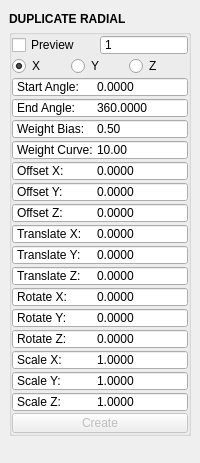
<?xml version="1.0" encoding="UTF-8"?>
<ui version="4.0">
 <class>QtUi</class>
 <widget class="QMainWindow" name="QtUi">
  <property name="geometry">
   <rect>
    <x>0</x>
    <y>0</y>
    <width>200</width>
    <height>463</height>
   </rect>
  </property>
  <property name="tabShape">
   <enum>QTabWidget::Triangular</enum>
  </property>
  <property name="dockNestingEnabled">
   <bool>true</bool>
  </property>
  <property name="dockOptions">
   <set>QMainWindow::AllowNestedDocks|QMainWindow::AllowTabbedDocks|QMainWindow::AnimatedDocks|QMainWindow::ForceTabbedDocks</set>
  </property>
  <property name="bnabled" stdset="0">
   <bool>true</bool>
  </property>
  <widget class="QWidget" name="central_widget">
   <property name="minimumSize">
    <size>
     <width>200</width>
     <height>0</height>
    </size>
   </property>
   <property name="palette">
    <palette>
     <active>
      <colorrole role="Highlight">
       <brush brushstyle="SolidPattern">
        <color alpha="255">
         <red>168</red>
         <green>152</green>
         <blue>250</blue>
        </color>
       </brush>
      </colorrole>
     </active>
     <inactive>
      <colorrole role="Highlight">
       <brush brushstyle="SolidPattern">
        <color alpha="255">
         <red>168</red>
         <green>152</green>
         <blue>250</blue>
        </color>
       </brush>
      </colorrole>
     </inactive>
     <disabled>
      <colorrole role="Highlight">
       <brush brushstyle="SolidPattern">
        <color alpha="255">
         <red>168</red>
         <green>152</green>
         <blue>250</blue>
        </color>
       </brush>
      </colorrole>
     </disabled>
    </palette>
   </property>
   <layout class="QVBoxLayout" name="verticalLayout_2">
    <item>
     <layout class="QVBoxLayout" name="verticalLayout">
      <property name="spacing">
       <number>0</number>
      </property>
      <item>
       <widget class="Header" name="header">
        <property name="minimumSize">
         <size>
          <width>0</width>
          <height>20</height>
         </size>
        </property>
        <property name="maximumSize">
         <size>
          <width>16777215</width>
          <height>20</height>
         </size>
        </property>
        <property name="font">
         <font>
          <weight>75</weight>
          <bold>true</bold>
         </font>
        </property>
        <property name="text">
         <string>DUPLICATE RADIAL</string>
        </property>
       </widget>
      </item>
      <item>
       <widget class="QGroupBox" name="radialArray">
        <property name="title">
         <string/>
        </property>
        <layout class="QGridLayout" name="gridLayout">
         <property name="leftMargin">
          <number>0</number>
         </property>
         <property name="topMargin">
          <number>0</number>
         </property>
         <property name="rightMargin">
          <number>0</number>
         </property>
         <property name="bottomMargin">
          <number>0</number>
         </property>
         <property name="horizontalSpacing">
          <number>0</number>
         </property>
         <property name="verticalSpacing">
          <number>1</number>
         </property>
         <item row="6" column="1" colspan="2">
          <widget class="DoubleSpinBox" name="s014">
           <property name="minimumSize">
            <size>
             <width>0</width>
             <height>20</height>
            </size>
           </property>
           <property name="maximumSize">
            <size>
             <width>999</width>
             <height>20</height>
            </size>
           </property>
           <property name="toolTip">
            <string>Duplicate: start angle</string>
           </property>
           <property name="buttonSymbols">
            <enum>QAbstractSpinBox::NoButtons</enum>
           </property>
           <property name="prefix">
            <string>End Angle:	</string>
           </property>
           <property name="decimals">
            <number>4</number>
           </property>
           <property name="minimum">
            <double>-9999.000000000000000</double>
           </property>
           <property name="maximum">
            <double>360.000000000000000</double>
           </property>
           <property name="value">
            <double>360.000000000000000</double>
           </property>
          </widget>
         </item>
         <item row="17" column="1" colspan="2">
          <widget class="DoubleSpinBox" name="s004">
           <property name="minimumSize">
            <size>
             <width>0</width>
             <height>20</height>
            </size>
           </property>
           <property name="maximumSize">
            <size>
             <width>16777215</width>
             <height>20</height>
            </size>
           </property>
           <property name="toolTip">
            <string>Duplicate: rotate Y amount</string>
           </property>
           <property name="buttonSymbols">
            <enum>QAbstractSpinBox::NoButtons</enum>
           </property>
           <property name="prefix">
            <string>Rotate Y:	</string>
           </property>
           <property name="decimals">
            <number>4</number>
           </property>
           <property name="minimum">
            <double>-999999999.000000000000000</double>
           </property>
           <property name="maximum">
            <double>999999999.000000000000000</double>
           </property>
           <property name="singleStep">
            <double>1.000000000000000</double>
           </property>
           <property name="value">
            <double>0.000000000000000</double>
           </property>
          </widget>
         </item>
         <item row="14" column="1" colspan="2">
          <widget class="DoubleSpinBox" name="s002">
           <property name="minimumSize">
            <size>
             <width>0</width>
             <height>20</height>
            </size>
           </property>
           <property name="maximumSize">
            <size>
             <width>16777215</width>
             <height>20</height>
            </size>
           </property>
           <property name="toolTip">
            <string>Duplicate: transform Z amount</string>
           </property>
           <property name="buttonSymbols">
            <enum>QAbstractSpinBox::NoButtons</enum>
           </property>
           <property name="prefix">
            <string>Translate Z:	</string>
           </property>
           <property name="decimals">
            <number>4</number>
           </property>
           <property name="minimum">
            <double>-9999.000000000000000</double>
           </property>
           <property name="maximum">
            <double>9999.000000000000000</double>
           </property>
           <property name="singleStep">
            <double>1.000000000000000</double>
           </property>
           <property name="value">
            <double>0.000000000000000</double>
           </property>
          </widget>
         </item>
         <item row="13" column="1" colspan="2">
          <widget class="DoubleSpinBox" name="s001">
           <property name="minimumSize">
            <size>
             <width>0</width>
             <height>20</height>
            </size>
           </property>
           <property name="maximumSize">
            <size>
             <width>16777215</width>
             <height>20</height>
            </size>
           </property>
           <property name="toolTip">
            <string>Duplicate: transform Y amount</string>
           </property>
           <property name="buttonSymbols">
            <enum>QAbstractSpinBox::NoButtons</enum>
           </property>
           <property name="prefix">
            <string>Translate Y:	</string>
           </property>
           <property name="decimals">
            <number>4</number>
           </property>
           <property name="minimum">
            <double>-9999.000000000000000</double>
           </property>
           <property name="maximum">
            <double>9999.000000000000000</double>
           </property>
           <property name="singleStep">
            <double>1.000000000000000</double>
           </property>
           <property name="value">
            <double>0.000000000000000</double>
           </property>
          </widget>
         </item>
         <item row="12" column="1" colspan="2">
          <widget class="DoubleSpinBox" name="s000">
           <property name="minimumSize">
            <size>
             <width>0</width>
             <height>20</height>
            </size>
           </property>
           <property name="maximumSize">
            <size>
             <width>16777215</width>
             <height>20</height>
            </size>
           </property>
           <property name="toolTip">
            <string>Duplicate: transform X amount</string>
           </property>
           <property name="buttonSymbols">
            <enum>QAbstractSpinBox::NoButtons</enum>
           </property>
           <property name="prefix">
            <string>Translate X:	</string>
           </property>
           <property name="decimals">
            <number>4</number>
           </property>
           <property name="minimum">
            <double>-9999.000000000000000</double>
           </property>
           <property name="maximum">
            <double>9999.000000000000000</double>
           </property>
           <property name="singleStep">
            <double>1.000000000000000</double>
           </property>
           <property name="value">
            <double>0.000000000000000</double>
           </property>
          </widget>
         </item>
         <item row="18" column="1" colspan="2">
          <widget class="DoubleSpinBox" name="s005">
           <property name="minimumSize">
            <size>
             <width>0</width>
             <height>20</height>
            </size>
           </property>
           <property name="maximumSize">
            <size>
             <width>16777215</width>
             <height>20</height>
            </size>
           </property>
           <property name="toolTip">
            <string>Duplicate: rotate Z amount</string>
           </property>
           <property name="buttonSymbols">
            <enum>QAbstractSpinBox::NoButtons</enum>
           </property>
           <property name="prefix">
            <string>Rotate Z:	</string>
           </property>
           <property name="decimals">
            <number>4</number>
           </property>
           <property name="minimum">
            <double>-999999999.000000000000000</double>
           </property>
           <property name="maximum">
            <double>999999999.000000000000000</double>
           </property>
           <property name="singleStep">
            <double>1.000000000000000</double>
           </property>
           <property name="value">
            <double>0.000000000000000</double>
           </property>
          </widget>
         </item>
         <item row="19" column="1" colspan="2">
          <widget class="DoubleSpinBox" name="s006">
           <property name="minimumSize">
            <size>
             <width>0</width>
             <height>20</height>
            </size>
           </property>
           <property name="maximumSize">
            <size>
             <width>16777215</width>
             <height>20</height>
            </size>
           </property>
           <property name="toolTip">
            <string>Duplicate: scale X amount</string>
           </property>
           <property name="buttonSymbols">
            <enum>QAbstractSpinBox::NoButtons</enum>
           </property>
           <property name="prefix">
            <string>Scale X:	</string>
           </property>
           <property name="decimals">
            <number>4</number>
           </property>
           <property name="minimum">
            <double>-999999999.000000000000000</double>
           </property>
           <property name="maximum">
            <double>999999999.000000000000000</double>
           </property>
           <property name="singleStep">
            <double>0.100000000000000</double>
           </property>
           <property name="value">
            <double>1.000000000000000</double>
           </property>
          </widget>
         </item>
         <item row="16" column="1" colspan="2">
          <widget class="DoubleSpinBox" name="s003">
           <property name="minimumSize">
            <size>
             <width>0</width>
             <height>20</height>
            </size>
           </property>
           <property name="maximumSize">
            <size>
             <width>16777215</width>
             <height>20</height>
            </size>
           </property>
           <property name="toolTip">
            <string>Duplicate: rotate X amount</string>
           </property>
           <property name="buttonSymbols">
            <enum>QAbstractSpinBox::NoButtons</enum>
           </property>
           <property name="prefix">
            <string>Rotate X:	</string>
           </property>
           <property name="decimals">
            <number>4</number>
           </property>
           <property name="minimum">
            <double>-999999999.000000000000000</double>
           </property>
           <property name="maximum">
            <double>999999999.000000000000000</double>
           </property>
           <property name="singleStep">
            <double>1.000000000000000</double>
           </property>
           <property name="value">
            <double>0.000000000000000</double>
           </property>
          </widget>
         </item>
         <item row="20" column="1" colspan="2">
          <widget class="DoubleSpinBox" name="s007">
           <property name="minimumSize">
            <size>
             <width>0</width>
             <height>20</height>
            </size>
           </property>
           <property name="maximumSize">
            <size>
             <width>16777215</width>
             <height>20</height>
            </size>
           </property>
           <property name="toolTip">
            <string>Duplicate: scale Y amount</string>
           </property>
           <property name="buttonSymbols">
            <enum>QAbstractSpinBox::NoButtons</enum>
           </property>
           <property name="prefix">
            <string>Scale Y:	</string>
           </property>
           <property name="decimals">
            <number>4</number>
           </property>
           <property name="minimum">
            <double>-999999999.000000000000000</double>
           </property>
           <property name="maximum">
            <double>999999999.000000000000000</double>
           </property>
           <property name="singleStep">
            <double>0.100000000000000</double>
           </property>
           <property name="value">
            <double>1.000000000000000</double>
           </property>
          </widget>
         </item>
         <item row="11" column="1" colspan="2">
          <widget class="DoubleSpinBox" name="s012">
           <property name="minimumSize">
            <size>
             <width>0</width>
             <height>20</height>
            </size>
           </property>
           <property name="maximumSize">
            <size>
             <width>16777215</width>
             <height>20</height>
            </size>
           </property>
           <property name="toolTip">
            <string>Duplicate: offset Z amount</string>
           </property>
           <property name="alignment">
            <set>Qt::AlignLeading|Qt::AlignLeft|Qt::AlignVCenter</set>
           </property>
           <property name="buttonSymbols">
            <enum>QAbstractSpinBox::NoButtons</enum>
           </property>
           <property name="prefix">
            <string>Offset Z:	</string>
           </property>
           <property name="decimals">
            <number>4</number>
           </property>
           <property name="minimum">
            <double>-9999.000000000000000</double>
           </property>
           <property name="maximum">
            <double>9999.000000000000000</double>
           </property>
           <property name="singleStep">
            <double>1.000000000000000</double>
           </property>
           <property name="value">
            <double>0.000000000000000</double>
           </property>
          </widget>
         </item>
         <item row="10" column="1" colspan="2">
          <widget class="DoubleSpinBox" name="s011">
           <property name="minimumSize">
            <size>
             <width>0</width>
             <height>20</height>
            </size>
           </property>
           <property name="maximumSize">
            <size>
             <width>16777215</width>
             <height>20</height>
            </size>
           </property>
           <property name="toolTip">
            <string>Duplicate: offset Y amount</string>
           </property>
           <property name="buttonSymbols">
            <enum>QAbstractSpinBox::NoButtons</enum>
           </property>
           <property name="prefix">
            <string>Offset Y:	</string>
           </property>
           <property name="decimals">
            <number>4</number>
           </property>
           <property name="minimum">
            <double>-9999.000000000000000</double>
           </property>
           <property name="maximum">
            <double>9999.000000000000000</double>
           </property>
           <property name="singleStep">
            <double>1.000000000000000</double>
           </property>
           <property name="value">
            <double>0.000000000000000</double>
           </property>
          </widget>
         </item>
         <item row="9" column="1" colspan="2">
          <widget class="DoubleSpinBox" name="s010">
           <property name="minimumSize">
            <size>
             <width>0</width>
             <height>20</height>
            </size>
           </property>
           <property name="maximumSize">
            <size>
             <width>16777215</width>
             <height>20</height>
            </size>
           </property>
           <property name="toolTip">
            <string>Duplicate: offset X amount</string>
           </property>
           <property name="buttonSymbols">
            <enum>QAbstractSpinBox::NoButtons</enum>
           </property>
           <property name="prefix">
            <string>Offset X:	</string>
           </property>
           <property name="decimals">
            <number>4</number>
           </property>
           <property name="minimum">
            <double>-9999.000000000000000</double>
           </property>
           <property name="maximum">
            <double>9999.000000000000000</double>
           </property>
           <property name="singleStep">
            <double>1.000000000000000</double>
           </property>
           <property name="value">
            <double>0.000000000000000</double>
           </property>
          </widget>
         </item>
         <item row="2" column="1" colspan="2">
          <layout class="QHBoxLayout" name="horizontalLayout">
           <property name="spacing">
            <number>0</number>
           </property>
           <item>
            <widget class="QRadioButton" name="chk002">
             <property name="minimumSize">
              <size>
               <width>36</width>
               <height>20</height>
              </size>
             </property>
             <property name="maximumSize">
              <size>
               <width>999</width>
               <height>20</height>
              </size>
             </property>
             <property name="toolTip">
              <string>Duplicate: rotate axis X</string>
             </property>
             <property name="text">
              <string>X</string>
             </property>
             <property name="iconSize">
              <size>
               <width>18</width>
               <height>18</height>
              </size>
             </property>
             <property name="checkable">
              <bool>true</bool>
             </property>
             <property name="checked">
              <bool>true</bool>
             </property>
            </widget>
           </item>
           <item>
            <widget class="QRadioButton" name="chk003">
             <property name="minimumSize">
              <size>
               <width>36</width>
               <height>20</height>
              </size>
             </property>
             <property name="maximumSize">
              <size>
               <width>999</width>
               <height>20</height>
              </size>
             </property>
             <property name="toolTip">
              <string>Duplicate: rotate axis Y</string>
             </property>
             <property name="text">
              <string>Y</string>
             </property>
             <property name="iconSize">
              <size>
               <width>18</width>
               <height>18</height>
              </size>
             </property>
             <property name="checkable">
              <bool>true</bool>
             </property>
             <property name="checked">
              <bool>false</bool>
             </property>
            </widget>
           </item>
           <item>
            <widget class="QRadioButton" name="chk004">
             <property name="minimumSize">
              <size>
               <width>36</width>
               <height>20</height>
              </size>
             </property>
             <property name="maximumSize">
              <size>
               <width>999</width>
               <height>20</height>
              </size>
             </property>
             <property name="toolTip">
              <string>Duplicate: rotate axis Z</string>
             </property>
             <property name="text">
              <string>Z</string>
             </property>
             <property name="iconSize">
              <size>
               <width>18</width>
               <height>18</height>
              </size>
             </property>
             <property name="checkable">
              <bool>true</bool>
             </property>
             <property name="checked">
              <bool>false</bool>
             </property>
            </widget>
           </item>
          </layout>
         </item>
         <item row="5" column="1" colspan="2">
          <widget class="DoubleSpinBox" name="s013">
           <property name="minimumSize">
            <size>
             <width>0</width>
             <height>20</height>
            </size>
           </property>
           <property name="maximumSize">
            <size>
             <width>999</width>
             <height>20</height>
            </size>
           </property>
           <property name="toolTip">
            <string>Duplicate: start angle</string>
           </property>
           <property name="buttonSymbols">
            <enum>QAbstractSpinBox::NoButtons</enum>
           </property>
           <property name="prefix">
            <string>Start Angle:	</string>
           </property>
           <property name="decimals">
            <number>4</number>
           </property>
           <property name="minimum">
            <double>-9999.000000000000000</double>
           </property>
           <property name="maximum">
            <double>360.000000000000000</double>
           </property>
           <property name="value">
            <double>0.000000000000000</double>
           </property>
          </widget>
         </item>
         <item row="25" column="1" colspan="2">
          <widget class="DoubleSpinBox" name="s008">
           <property name="minimumSize">
            <size>
             <width>0</width>
             <height>20</height>
            </size>
           </property>
           <property name="maximumSize">
            <size>
             <width>16777215</width>
             <height>20</height>
            </size>
           </property>
           <property name="toolTip">
            <string>Duplicate: scale Z amount</string>
           </property>
           <property name="buttonSymbols">
            <enum>QAbstractSpinBox::NoButtons</enum>
           </property>
           <property name="prefix">
            <string>Scale Z:	</string>
           </property>
           <property name="decimals">
            <number>4</number>
           </property>
           <property name="minimum">
            <double>-999999999.000000000000000</double>
           </property>
           <property name="maximum">
            <double>999999999.000000000000000</double>
           </property>
           <property name="singleStep">
            <double>0.100000000000000</double>
           </property>
           <property name="value">
            <double>1.000000000000000</double>
           </property>
          </widget>
         </item>
         <item row="1" column="1" colspan="2">
          <layout class="QHBoxLayout" name="horizontalLayout_2">
           <property name="spacing">
            <number>0</number>
           </property>
           <item>
            <widget class="QCheckBox" name="chk000">
             <property name="minimumSize">
              <size>
               <width>0</width>
               <height>20</height>
              </size>
             </property>
             <property name="maximumSize">
              <size>
               <width>999</width>
               <height>20</height>
              </size>
             </property>
             <property name="toolTip">
              <string>Start the duplicate preview using any selected mesh objects.</string>
             </property>
             <property name="text">
              <string>Preview</string>
             </property>
             <property name="iconSize">
              <size>
               <width>18</width>
               <height>18</height>
              </size>
             </property>
             <property name="checkable">
              <bool>true</bool>
             </property>
            </widget>
           </item>
           <item>
            <widget class="QSpinBox" name="s009">
             <property name="minimumSize">
              <size>
               <width>0</width>
               <height>20</height>
              </size>
             </property>
             <property name="maximumSize">
              <size>
               <width>16777215</width>
               <height>20</height>
              </size>
             </property>
             <property name="toolTip">
              <string>Duplicate: number of copies</string>
             </property>
             <property name="buttonSymbols">
              <enum>QAbstractSpinBox::NoButtons</enum>
             </property>
             <property name="minimum">
              <number>1</number>
             </property>
             <property name="maximum">
              <number>999</number>
             </property>
             <property name="value">
              <number>1</number>
             </property>
            </widget>
           </item>
          </layout>
         </item>
         <item row="26" column="1" colspan="2">
          <layout class="QHBoxLayout" name="horizontalLayout_3">
           <property name="spacing">
            <number>0</number>
           </property>
           <item>
            <widget class="QPushButton" name="b000">
             <property name="enabled">
              <bool>false</bool>
             </property>
             <property name="minimumSize">
              <size>
               <width>0</width>
               <height>20</height>
              </size>
             </property>
             <property name="maximumSize">
              <size>
               <width>999</width>
               <height>20</height>
              </size>
             </property>
             <property name="toolTip">
              <string>Finish the duplicate operation.</string>
             </property>
             <property name="layoutDirection">
              <enum>Qt::RightToLeft</enum>
             </property>
             <property name="text">
              <string>Create</string>
             </property>
             <property name="autoDefault">
              <bool>false</bool>
             </property>
             <property name="default">
              <bool>false</bool>
             </property>
             <property name="flat">
              <bool>false</bool>
             </property>
             <property name="bnabled" stdset="0">
              <bool>true</bool>
             </property>
            </widget>
           </item>
          </layout>
         </item>
         <item row="7" column="1" colspan="2">
          <widget class="DoubleSpinBox" name="s015">
           <property name="minimumSize">
            <size>
             <width>0</width>
             <height>20</height>
            </size>
           </property>
           <property name="maximumSize">
            <size>
             <width>16777215</width>
             <height>20</height>
            </size>
           </property>
           <property name="toolTip">
            <string>&lt;html&gt;&lt;head/&gt;&lt;body&gt;&lt;p&gt;Controls the progression of transformations across the duplicates. &lt;/p&gt;&lt;p&gt;A value of 0.5 results in a linear progression. &lt;/p&gt;&lt;p&gt;Values less than 0.5 make transformations faster at the start and &lt;/p&gt;&lt;p&gt;slower at the end, while values greater than 0.5 do the opposite.&lt;/p&gt;&lt;/body&gt;&lt;/html&gt;</string>
           </property>
           <property name="buttonSymbols">
            <enum>QAbstractSpinBox::NoButtons</enum>
           </property>
           <property name="prefix">
            <string>Weight Bias:	</string>
           </property>
           <property name="decimals">
            <number>2</number>
           </property>
           <property name="minimum">
            <double>0.000000000000000</double>
           </property>
           <property name="maximum">
            <double>1.000000000000000</double>
           </property>
           <property name="singleStep">
            <double>0.010000000000000</double>
           </property>
           <property name="value">
            <double>0.500000000000000</double>
           </property>
          </widget>
         </item>
         <item row="8" column="1" colspan="2">
          <widget class="DoubleSpinBox" name="s016">
           <property name="minimumSize">
            <size>
             <width>0</width>
             <height>20</height>
            </size>
           </property>
           <property name="maximumSize">
            <size>
             <width>16777215</width>
             <height>20</height>
            </size>
           </property>
           <property name="toolTip">
            <string>&lt;html&gt;&lt;head/&gt;&lt;body&gt;&lt;p&gt;Controls the strength of the bias. Higher values result in a stronger bias effect,&lt;/p&gt;&lt;p&gt;while lower values result in a weaker bias effect. A value of 1 results in no bias effect.&lt;/p&gt;&lt;/body&gt;&lt;/html&gt;</string>
           </property>
           <property name="buttonSymbols">
            <enum>QAbstractSpinBox::NoButtons</enum>
           </property>
           <property name="prefix">
            <string>Weight Curve:	</string>
           </property>
           <property name="decimals">
            <number>2</number>
           </property>
           <property name="minimum">
            <double>1.000000000000000</double>
           </property>
           <property name="maximum">
            <double>100.000000000000000</double>
           </property>
           <property name="singleStep">
            <double>1.000000000000000</double>
           </property>
           <property name="value">
            <double>10.000000000000000</double>
           </property>
          </widget>
         </item>
        </layout>
       </widget>
      </item>
      <item>
       <spacer name="verticalSpacer">
        <property name="orientation">
         <enum>Qt::Vertical</enum>
        </property>
        <property name="sizeHint" stdset="0">
         <size>
          <width>0</width>
          <height>10</height>
         </size>
        </property>
       </spacer>
      </item>
     </layout>
    </item>
   </layout>
  </widget>
 </widget>
 <customwidgets>
  <customwidget>
   <class>Header</class>
   <extends>QLabel</extends>
   <header>uitk.widgets.header.Header.h</header>
  </customwidget>
  <customwidget>
   <class>DoubleSpinBox</class>
   <extends>QDoubleSpinBox</extends>
   <header>widgets.doublespinbox.h</header>
  </customwidget>
 </customwidgets>
 <resources/>
 <connections/>
 <designerdata>
  <property name="gridDeltaX">
   <number>5</number>
  </property>
  <property name="gridDeltaY">
   <number>5</number>
  </property>
  <property name="gridSnapX">
   <bool>true</bool>
  </property>
  <property name="gridSnapY">
   <bool>true</bool>
  </property>
  <property name="gridVisible">
   <bool>true</bool>
  </property>
 </designerdata>
</ui>
